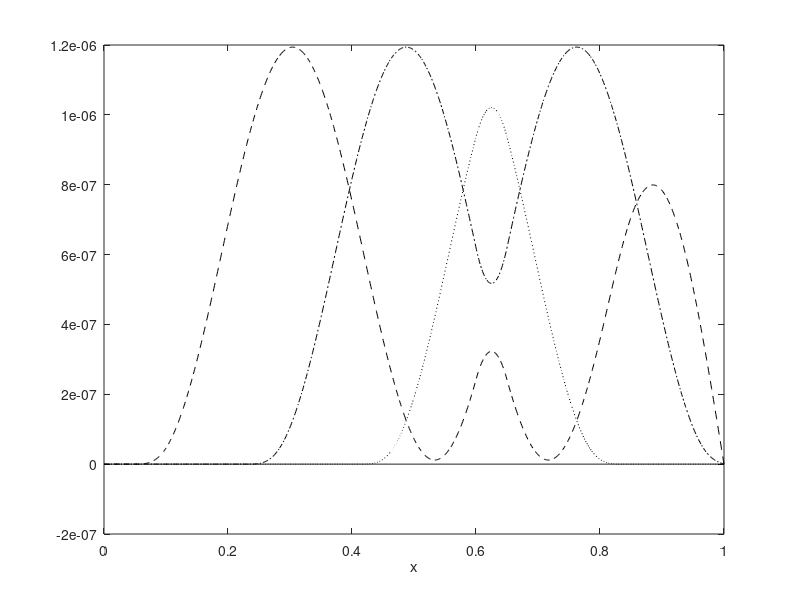

Write MATLAB code to recreate this figure. (Note: this script raises an error after producing the figure.)
% Set values for plotting
xs = linspace(0, 1, 1000);
ts = linspace(0, 0.01, 4);

% Wave speed and forcing frequency
c = 55;
omega = 120;

% How far to go along the Fourier series
nmax = 1000;

%% 7.3.5

problem_number = '7.3.5';

% Wave function Fourier series
an = @(n, t) (4*(-c*n*sin(pi*omega*t)*cos(pi*omega*t)+sin(c*n*pi*t)*omega))*(cos(3*n*pi*(1/5))-cos(13*n*pi*(1/20)))/(pi^3*(-c^2*n^2+4*omega^2)*c*n^2);

us = zeros(length(ts), length(xs));
row = 1;

for t = ts
  u = 0;

  for n = 1:nmax
    u = u + an(n, t) * sin(n*pi*xs);
  end

  us(row, :) = u;
  row = row + 1;
end

figure();
plot( ...
  xs, us(1, :), 'k', ...
  xs, us(2, :), 'k:', ...
  xs, us(3, :), 'k-.', ...
  xs, us(4, :), 'k--' ...
)

xlabel('x');
xlim([0, 1]);
legend(strcat('u(x,t) with t=', string(ts)));
title(strcat(problem_number, ' (n=', num2str(nmax), ')'));
